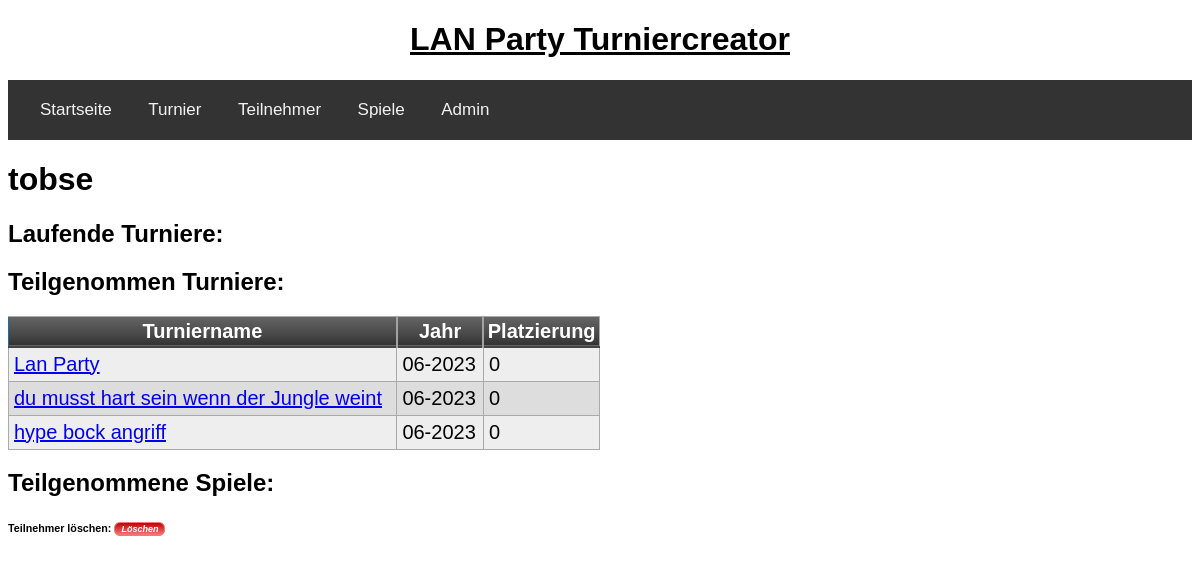
The page /profil/tobse on the database as committed earlier.
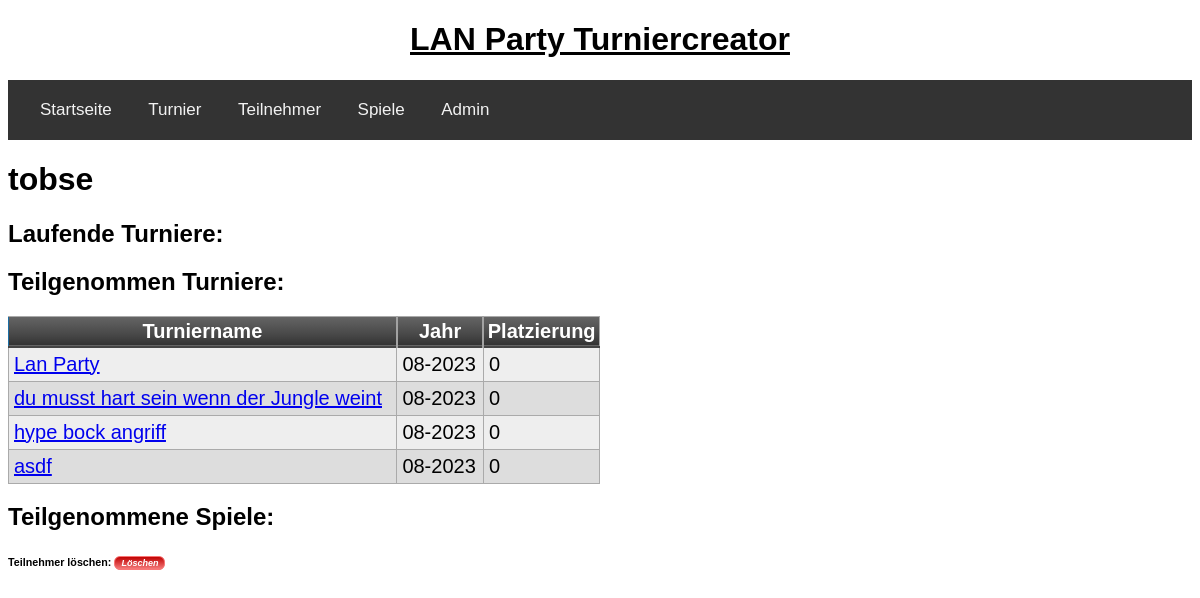
The same page on the database as committed later.
### tables this page shows
CREATE TABLE turnier(turnierid integer primary key autoincrement, name text, jahr date default (strftime('%m-%Y')), teilnehmer text, sieger integer);

### app/routes.py (the view)
@app.route('/profil/<nickname>', methods=["POST", "GET"])
def profil(nickname):
	teilnehmerid = get_teilnehmerid(nickname)
	teilgenommene_turniere = get_teilgenommene_turniere_pro_teilnehmer(teilnehmerid[0][0])
	form = DeleteForm()
	if form.validate_on_submit():
		flash(delete_teilnehmer(nickname))
		return redirect(url_for('teilnehmer'))
	return render_template('player_profile.html', nickname=nickname, form=form, teilgenommene_turniere = teilgenommene_turniere)

### app/forms.py
class DeleteForm(FlaskForm):
    submit = SubmitField('Löschen')

### app/db/db.py (called while the page is built)
def get_teilgenommene_turniere_pro_teilnehmer(teilnehmerid):
	query= 'select turnier.turnierid, turnier.name, turnier.jahr from turnierdetails as t inner join turnier on t.turnierid = turnier.turnierid where t.teilnehmerid = {teilnehmerid} group by t.turnierid;'.format(teilnehmerid=teilnehmerid)
	return execute_select_query(query)

def get_teilnehmerid(nickname):
	query = 'select teilnehmerid from teilnehmer where nickname = "{nickname}";'.format(nickname=nickname)
	return execute_select_query(query)

def execute_select_query(query):
	try:
		cursor.execute(query)
		return cursor.fetchall()
	except sqlite3.IntegrityError as e:
		return "Integrity Error: " + str(e)
	connection.close()

### app/templates/player_profile.html (shortened to what this page needs)
{% extends "base.html" %}
{% block app_content %}
    <h1>{{nickname}}</h1>
    <h2>Laufende Turniere:</h2>
    <h2>Teilgenommen Turniere:</h2>
    <table class="myTable">
        <thead>
            <tr>
                <th>Turniername</th>
                <th>Jahr</th>
                <th>Platzierung</th>
            </tr>
        </thead>
    {% for turnier in teilgenommene_turniere %}
        <tr>
            <td><a href="{{ url_for("turniere", turnierid=turnier[0]) }}">{{ turnier[1] }}</a></td>
            <td>{{ turnier[2] }}</td>
            <td>0</td>
        </tr>
    {% endfor %}
    </table>
    <h2>Teilgenommene Spiele:</h2>
 <form action="" method="post" novalidate class="loeschen_button">{{ form.hidden_tag()}}<h6>Teilnehmer löschen: {{ form.submit }} </h6></form>
{% endblock %}

Rows that differ between the two databases and show on the page:
changed turnier "Lan Party": jahr "06-2023" → "08-2023"
changed turnier "du musst hart sein wenn der Jungle weint": jahr "06-2023" → "08-2023"
changed turnier "hype bock angriff": jahr "06-2023" → "08-2023"
now on this page (row edited): turnier: name "asdf", jahr "08-2023"
